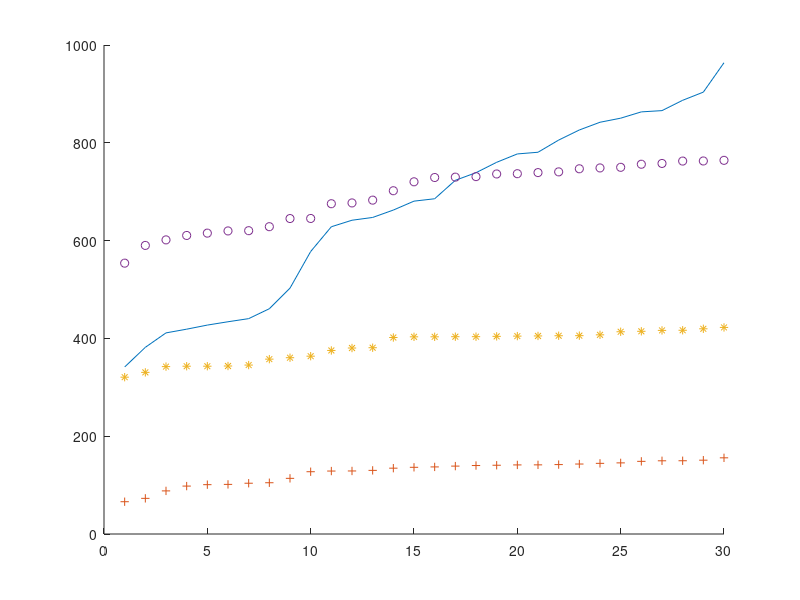

Recreate this plot in MATLAB.
tRvs1 = zeros(30,1);
tFun1 = zeros(30,1);
tFwd1 = zeros(30,1);
tSpr1 = zeros(30,1);
tBRvs1 = zeros(30,1);

load('data1.mat', 'tFun', 'tBRvs', 'tFwd', 'tSpr', 'tRvs');
n = length(tFun);
tFun1(1:n) = tFun;
tBRvs1(1:n) = tBRvs;
tFwd1(1:n) = tFwd;
tSpr1(1:n) = tSpr;
tRvs1(1:n) = tRvs;

load('data2.mat', 'tFun', 'tBRvs', 'tFwd', 'tSpr', 'tRvs');
m = length(tFun);
tFun1(n+1:n+m) = tFun;
tBRvs1(n+1:n+m) = tBRvs;
tFwd1(n+1:n+m) = tFwd;
tSpr1(n+1:n+m) = tSpr;
tRvs1(n+1:n+m) = tRvs;

load('data3.mat', 'tFun', 'tBRvs', 'tFwd', 'tSpr', 'tRvs');
k = length(tFun);
tFun1(n+m+1:n+m+k) = tFun;
tBRvs1(n+m+1:n+m+k) = tBRvs;
tFwd1(n+m+1:n+m+k) = tFwd;
tSpr1(n+m+1:n+m+k) = tSpr;
tRvs1(n+m+1:n+m+k) = tRvs;

tRvs = tRvs1./tFun1;
tFwd = tFwd1./tFun1;
tSpr = tSpr1./tFun1;
tBRvs = tBRvs1./tFun1;

hold on
plot(sort(tRvs));
plot(sort(tSpr), '+');
plot(sort(tBRvs), '*');
plot(sort(tFwd), 'o');

